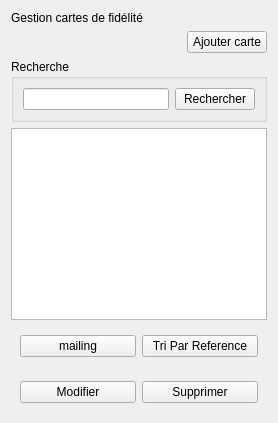
      <widget class="QWidget" name="page_10">
       <layout class="QGridLayout" name="gridLayout_8">
        <item row="1" column="1">
         <widget class="QPushButton" name="pushButton_AjouterCarte">
          <property name="text">
           <string>Ajouter carte</string>
          </property>
         </widget>
        </item>
        <item row="3" column="0" colspan="2">
         <widget class="QTableView" name="tableView_carte"/>
        </item>
        <item row="0" column="0" colspan="2">
         <widget class="QLabel" name="label_247">
          <property name="styleSheet">
           <string notr="true">font: 22pt &quot;Nunito Sans&quot;;</string>
          </property>
          <property name="text">
           <string>Gestion cartes de fidélité</string>
          </property>
         </widget>
        </item>
        <item row="2" column="0" colspan="2">
         <widget class="QGroupBox" name="groupBox_102">
          <property name="title">
           <string>Recherche</string>
          </property>
          <layout class="QHBoxLayout" name="horizontalLayout_87">
           <item>
            <widget class="QLineEdit" name="lineEdit_RecherchCarte"/>
           </item>
           <item>
            <widget class="QPushButton" name="pushButton_RechercherCarte">
             <property name="text">
              <string>Rechercher</string>
             </property>
            </widget>
           </item>
          </layout>
         </widget>
        </item>
        <item row="5" column="0" colspan="2">
         <widget class="QWidget" name="groupBox_116" native="true">
          <layout class="QHBoxLayout" name="horizontalLayout_98">
           <item>
            <widget class="QPushButton" name="pushButton_ModifierCarte">
             <property name="text">
              <string>Modifier</string>
             </property>
            </widget>
           </item>
           <item>
            <widget class="QPushButton" name="pushButton_SupprimerCarte">
             <property name="text">
              <string>Supprimer</string>
             </property>
            </widget>
           </item>
          </layout>
         </widget>
        </item>
        <item row="1" column="0">
         <layout class="QHBoxLayout" name="horizontalLayout_110">
          <item>
           <spacer name="horizontalSpacer_46">
            <property name="orientation">
             <enum>Qt::Horizontal</enum>
            </property>
            <property name="sizeHint" stdset="0">
             <size>
              <width>40</width>
              <height>20</height>
             </size>
            </property>
           </spacer>
          </item>
         </layout>
        </item>
        <item row="4" column="0" colspan="2">
         <widget class="QWidget" name="horizontalLayout_111" native="true">
          <layout class="QHBoxLayout" name="horizontalLayout_99">
           <item>
            <widget class="QPushButton" name="pushButton">
             <property name="text">
              <string>mailing</string>
             </property>
            </widget>
           </item>
           <item>
            <widget class="QPushButton" name="Tri_Carte_parRef">
             <property name="text">
              <string>Tri Par Reference</string>
             </property>
            </widget>
           </item>
          </layout>
         </widget>
        </item>
       </layout>
      </widget>
